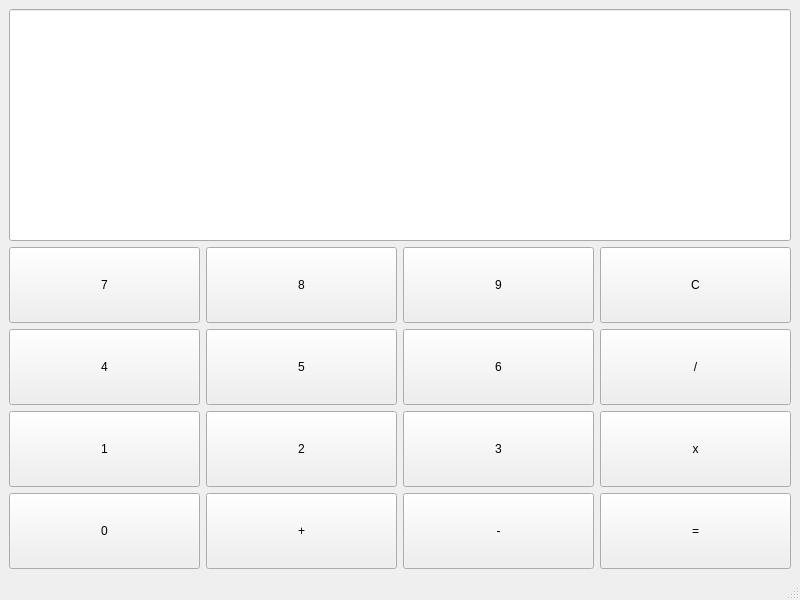
<?xml version="1.0" encoding="UTF-8"?>
<ui version="4.0">
 <class>MainWindow</class>
 <widget class="QMainWindow" name="MainWindow">
  <property name="geometry">
   <rect>
    <x>0</x>
    <y>0</y>
    <width>800</width>
    <height>600</height>
   </rect>
  </property>
  <property name="windowTitle">
   <string>MainWindow</string>
  </property>
  <widget class="QWidget" name="centralwidget">
   <layout class="QGridLayout" name="gridLayout">
    <item row="1" column="1">
     <widget class="QPushButton" name="Button8">
      <property name="styleSheet">
       <string notr="true">QPushButton {
	padding: 30px;
}</string>
      </property>
      <property name="text">
       <string>8</string>
      </property>
     </widget>
    </item>
    <item row="3" column="2">
     <widget class="QPushButton" name="Button3">
      <property name="styleSheet">
       <string notr="true">QPushButton {
	padding: 30px;
}</string>
      </property>
      <property name="text">
       <string>3</string>
      </property>
     </widget>
    </item>
    <item row="3" column="1">
     <widget class="QPushButton" name="Button2">
      <property name="styleSheet">
       <string notr="true">QPushButton {
	padding: 30px;
}</string>
      </property>
      <property name="text">
       <string>2</string>
      </property>
     </widget>
    </item>
    <item row="1" column="3">
     <widget class="QPushButton" name="ButtonC">
      <property name="styleSheet">
       <string notr="true">QPushButton {
	padding: 30px;
}</string>
      </property>
      <property name="text">
       <string>C</string>
      </property>
     </widget>
    </item>
    <item row="3" column="0">
     <widget class="QPushButton" name="Button1">
      <property name="styleSheet">
       <string notr="true">QPushButton {
	padding: 30px;
}</string>
      </property>
      <property name="text">
       <string>1</string>
      </property>
     </widget>
    </item>
    <item row="2" column="0">
     <widget class="QPushButton" name="Button4">
      <property name="styleSheet">
       <string notr="true">QPushButton {
	padding: 30px;
}</string>
      </property>
      <property name="text">
       <string>4</string>
      </property>
     </widget>
    </item>
    <item row="1" column="0">
     <widget class="QPushButton" name="Button7">
      <property name="styleSheet">
       <string notr="true">QPushButton {
	padding: 30px;
}</string>
      </property>
      <property name="text">
       <string>7</string>
      </property>
     </widget>
    </item>
    <item row="4" column="0">
     <widget class="QPushButton" name="Button0">
      <property name="styleSheet">
       <string notr="true">QPushButton {
	padding: 30px;
}</string>
      </property>
      <property name="text">
       <string>0</string>
      </property>
     </widget>
    </item>
    <item row="4" column="3">
     <widget class="QPushButton" name="ButtonEquals">
      <property name="styleSheet">
       <string notr="true">QPushButton {
	padding: 30px;
}</string>
      </property>
      <property name="text">
       <string>=</string>
      </property>
     </widget>
    </item>
    <item row="2" column="2">
     <widget class="QPushButton" name="Button6">
      <property name="styleSheet">
       <string notr="true">QPushButton {
	padding: 30px;
}</string>
      </property>
      <property name="text">
       <string>6</string>
      </property>
     </widget>
    </item>
    <item row="4" column="1">
     <widget class="QPushButton" name="ButtonAdd">
      <property name="styleSheet">
       <string notr="true">QPushButton {
	padding: 30px;
}</string>
      </property>
      <property name="text">
       <string>+</string>
      </property>
     </widget>
    </item>
    <item row="2" column="1">
     <widget class="QPushButton" name="Button5">
      <property name="styleSheet">
       <string notr="true">QPushButton {
	padding: 30px;
}</string>
      </property>
      <property name="text">
       <string>5</string>
      </property>
     </widget>
    </item>
    <item row="2" column="3">
     <widget class="QPushButton" name="ButtonDiv">
      <property name="styleSheet">
       <string notr="true">QPushButton {
	padding: 30px;
}</string>
      </property>
      <property name="text">
       <string>/</string>
      </property>
     </widget>
    </item>
    <item row="4" column="2">
     <widget class="QPushButton" name="ButtonSub">
      <property name="styleSheet">
       <string notr="true">QPushButton {
	padding: 30px;
}</string>
      </property>
      <property name="text">
       <string>-</string>
      </property>
     </widget>
    </item>
    <item row="3" column="3">
     <widget class="QPushButton" name="ButtonX">
      <property name="styleSheet">
       <string notr="true">QPushButton {
	padding: 30px;
}</string>
      </property>
      <property name="text">
       <string>x</string>
      </property>
     </widget>
    </item>
    <item row="1" column="2">
     <widget class="QPushButton" name="Button9">
      <property name="styleSheet">
       <string notr="true">QPushButton {
	padding: 30px;
}</string>
      </property>
      <property name="text">
       <string>9</string>
      </property>
     </widget>
    </item>
    <item row="0" column="0" colspan="4">
     <widget class="QLineEdit" name="Display">
      <property name="sizePolicy">
       <sizepolicy hsizetype="Preferred" vsizetype="Expanding">
        <horstretch>0</horstretch>
        <verstretch>0</verstretch>
       </sizepolicy>
      </property>
      <property name="font">
       <font>
        <family>Arial</family>
        <pointsize>48</pointsize>
        <bold>true</bold>
       </font>
      </property>
      <property name="text">
       <string/>
      </property>
      <property name="alignment">
       <set>Qt::AlignRight|Qt::AlignTrailing|Qt::AlignVCenter</set>
      </property>
     </widget>
    </item>
   </layout>
  </widget>
  <widget class="QMenuBar" name="menubar">
   <property name="geometry">
    <rect>
     <x>0</x>
     <y>0</y>
     <width>800</width>
     <height>24</height>
    </rect>
   </property>
  </widget>
  <widget class="QStatusBar" name="statusbar"/>
 </widget>
 <resources/>
 <connections/>
</ui>
